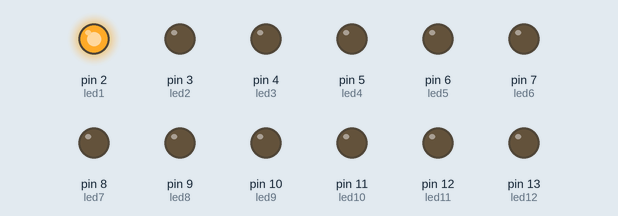
Simulated run of this sketch. Board: Arduino Uno, built with avr-gcc and run on an emulated ATmega328P. Shown: output pins drawn as LEDs (lit = HIGH).

Above: at 0.1 s.
At 4.1 s:
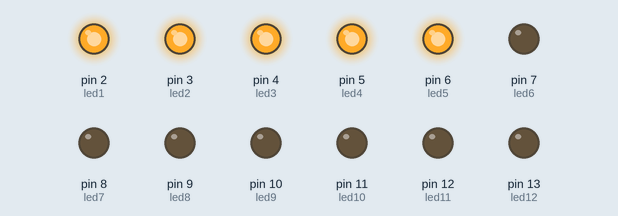
At 9.1 s:
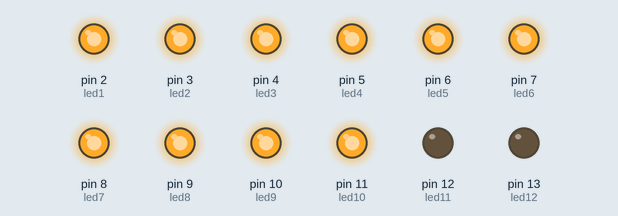
At 19.1 s:
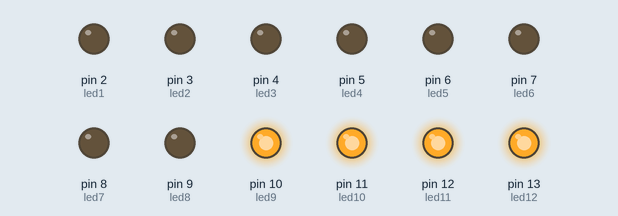
At 29.1 s:
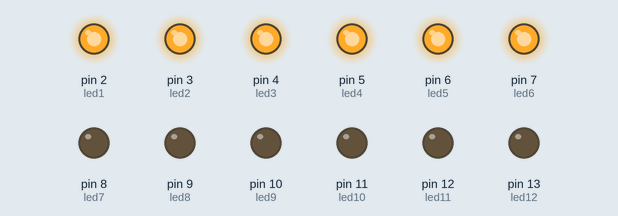
At 39.1 s:
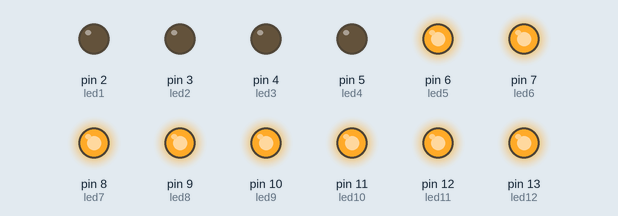
Timing chart, 0 to 40.0 s (numbered marks = the images above):
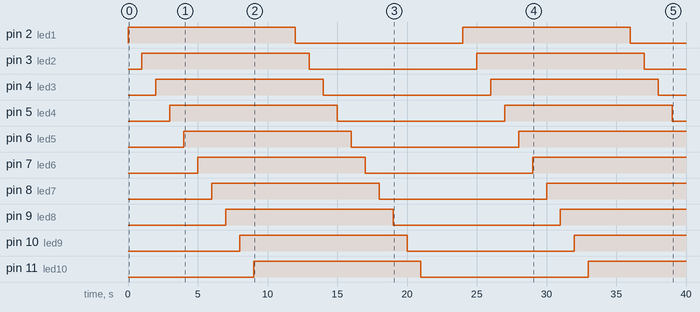

The sketch:

LCD.ino
```cpp
//initializing a variable for digital pin 2 to 13
int led1 = 2;
int led2 = 3;
int led3 = 4;
int led4 = 5;
int led5 = 6;
int led6 = 7;
int led7 = 8;
int led8 = 9;
int led9 = 10;
int led10 = 11;
int led11 = 12;
int led12 = 13;

void setup() {
  // put your setup code here, to run once:
 //initialize digital pin as output
 pinMode(led1, OUTPUT);
 pinMode(led2, OUTPUT);
 pinMode(led3, OUTPUT);
 pinMode(led4, OUTPUT);
 pinMode(led5, OUTPUT);
 pinMode(led6, OUTPUT);
 pinMode(led7, OUTPUT);
 pinMode(led8, OUTPUT);
 pinMode(led9, OUTPUT);
 pinMode(led10, OUTPUT);
 pinMode(led11, OUTPUT);
 pinMode(led12, OUTPUT);
}

void loop() {
  // put your main code here, to run repeatedly:
 digitalWrite(led1, HIGH);//it mean to give 5v(high) to pins.here ,the led will be on.
 delay(1000);//1000 = 1 second
 digitalWrite(led2, HIGH);
 delay(1000);
 digitalWrite(led3, HIGH);
 delay(1000);
  digitalWrite(led4, HIGH);
 delay(1000);
  digitalWrite(led5, HIGH);
 delay(1000);
  digitalWrite(led6, HIGH);
 delay(1000);
  digitalWrite(led7, HIGH);
 delay(1000);
  digitalWrite(led8, HIGH);
 delay(1000);
  digitalWrite(led9, HIGH);
 delay(1000);
  digitalWrite(led10, HIGH);
 delay(1000);
   digitalWrite(led11, HIGH);
 delay(1000);
   digitalWrite(led12, HIGH);
 delay(1000);


 digitalWrite(led1, LOW);//it mean to give 0v(low) to pin.here, led will be off
 delay(1000);
 digitalWrite(led2, LOW);
 delay(1000);
 digitalWrite(led3, LOW);
 delay(1000);
 digitalWrite(led4, LOW);
 delay(1000);
 digitalWrite(led5, LOW);
 delay(1000);
 digitalWrite(led6, LOW);
 delay(1000);
 digitalWrite(led7, LOW);
 delay(1000);
 digitalWrite(led8, LOW);
 delay(1000);
 digitalWrite(led9, LOW);
 delay(1000);
 digitalWrite(led10, LOW);
 delay(1000);
 digitalWrite(led11, LOW);
 delay(1000);
 digitalWrite(led12, LOW);
 delay(1000);
}
```

Measured:
- by itself, pin 2 (led1), pin 3 (led2), pin 4 (led3), pin 5 (led4): alternates HIGH for 12.0 s and LOW for 12.0 s
- by itself, pin 6 (led5): LOW → HIGH at 4.0 s, → LOW 12.0 s later, → HIGH 12.0 s later
- by itself, pin 7 (led6): LOW → HIGH at 5.0 s, → LOW 12.0 s later, → HIGH 12.0 s later
- by itself, pin 8 (led7): LOW → HIGH at 6.0 s, → LOW 12.0 s later, → HIGH 12.0 s later
- by itself, pin 9 (led8): LOW → HIGH at 7.0 s, → LOW 12.0 s later, → HIGH 12.0 s later
- by itself, pin 10 (led9): LOW → HIGH at 8.0 s, → LOW 12.0 s later, → HIGH 12.0 s later
- by itself, pin 11 (led10): LOW → HIGH at 9.0 s, → LOW 12.0 s later, → HIGH 12.0 s later
- by itself, pin 12 (led11): LOW → HIGH at 10.0 s, → LOW 12.0 s later, → HIGH 12.0 s later
